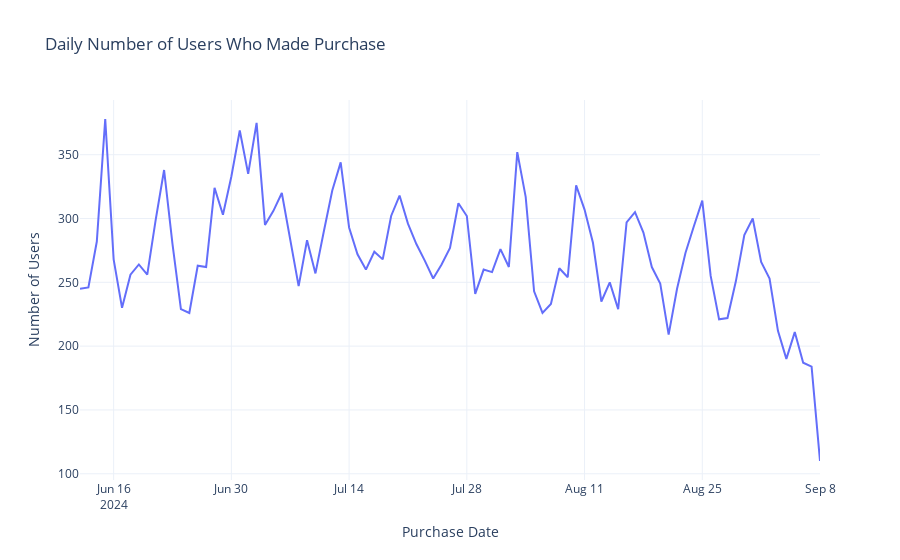

Notebook cell for this chart:
### Code cell
# calculate daily number of users who made purchase
daily_users = transaction.groupby(by="PURCHASE_DATE")["USER_ID"].nunique().reset_index(name="num_of_users").sort_values(by="PURCHASE_DATE")
px.line(daily_users, x = "PURCHASE_DATE", y = "num_of_users",
        labels={"PURCHASE_DATE": "Purchase Date",
                "num_of_users": "Number of Users"},
                title="Daily Number of Users Who Made Purchase")
